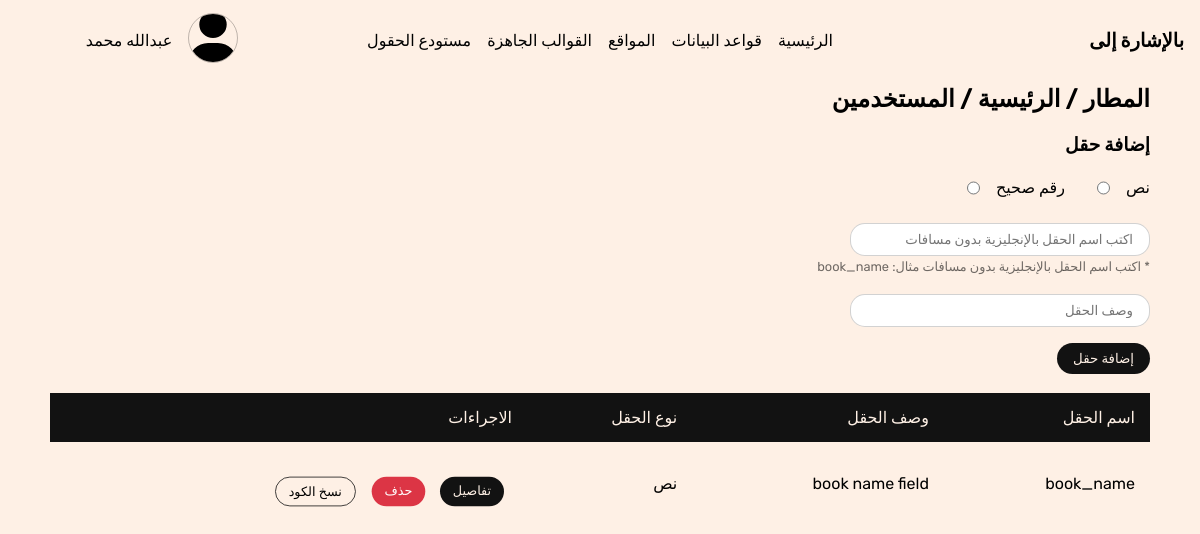
Screenshot of /websites/table-details/12/ with the database file from the repository.
### website/models.py (models this page shows, shortened)
class DbTable(models.Model):
    db = models.ForeignKey(Database, related_name='tables', on_delete=models.CASCADE, verbose_name="قاعدة البيانات")
    name = models.CharField(max_length=250, verbose_name="الاسم")
    def __str__(self):
        return self.name
    class Meta:
        verbose_name = 'جدول'
        verbose_name_plural = 'جداول قواعد البيانات'

class Database(models.Model):
    website = models.ForeignKey(Website, related_name='databases', on_delete=models.CASCADE)
    name = models.CharField(max_length=200, verbose_name="اسم قاعدة البيانات")
    db_type = models.ForeignKey(DBType, on_delete=models.CASCADE)
    class Meta:
        verbose_name = 'قاعدة بيانات'
        verbose_name_plural = 'قواعد البيانات'

class Website(models.Model):
    name = models.CharField(max_length=255, verbose_name="اسم الموقع")
    description = models.TextField(verbose_name="الوصف", blank=True, null=True)
    tool = models.ForeignKey(Tool, on_delete=models.SET_NULL, blank=True, null=True, verbose_name="اللغة / إطار العمل")
    date_created = models.DateTimeField(null=True, blank=True, verbose_name="تاريخ الإنشاء", auto_now_add=True)
    class Meta:
        verbose_name = 'موقع'
        verbose_name_plural = "المواقع"

class TableField(models.Model):
    db_table = models.ForeignKey(DbTable, related_name='fields', on_delete=models.CASCADE, verbose_name="الجدول")
    name = models.CharField(max_length=200, verbose_name="اسم الحقل")
    data_type = models.ForeignKey(DbFieldType,on_delete=models.SET_NULL, blank=True, null=True)
    description = models.TextField(verbose_name="وضصف الحقل", blank=True, null=True)
    class Meta:
        verbose_name = 'حقل'
        verbose_name_plural = 'حقول الجداول'

### base/models.py (models this page shows)
class DbFieldType(models.Model):
    db_type = models.ForeignKey(DBType, on_delete=models.CASCADE, related_name='fields_types')
    name = models.CharField(max_length=250, verbose_name="اسم نوع البيانات")
    display_name = models.CharField(verbose_name="الاسم الظاهر", max_length=200)
    cmd = models.TextField()
    def __str__(self):
        return self.name

### website/views.py (the view)
# urls.py: path('table-details/<int:table_id>/', table_details, name='table-details'),
def table_details(request, table_id):
    table = DbTable.objects.get(id=table_id)
    fields_types = table.db.db_type.fields_types.all()
    print(fields_types)
    context = {
        'table': table,
        'fields_types': fields_types,
    }
    return render(request, 'table-details.html', context)

### templates/table-details.html (shortened to what this page needs)
{% extends 'base.html' %}
{% load static %}
{% block stylesheets %}
    <link rel="stylesheet" href="{% static '/css/table-details.css' %}">
{% endblock stylesheets %}
{% block content %}
    <section>
            <div class="container">
                <div class="section__heading">
                    <h1 class="section__heading__title">
                        <a href="{% url 'website:website-details' table.db.website.id %}">{{table.db.website.name}}</a>
                        /
                        <a href="{% url 'website:db-details' table.db.id %}">{{table.db.name}}</a>
                        /
                        {{table.name}}
                    </h1>
                </div>
                <div class="section__content add-field">
                    <h3>إضافة حقل</h3>
                    <div class="fields__types" style="display: flex; gap:2rem; flex-wrap: wrap;">
                        {% for field_type in fields_types %}
                            <div class="field_type" style="gap: 1rem;">
                                <label class="field_type__label">{{field_type.display_name}}</label>
                                <input type="radio" required name="field__type" data-field_type_id="{{field_type.id}}">
                            </div>
                        {% endfor %}
                    </div>
                    <br>
                    <input type="text" placeholder="اكتب اسم الحقل بالإنجليزية بدون مسافات" class="text-input input" id="field__name">
                    <label for="" class="form-text" style="font-size: .8rem; color: #00000090;">
                        * اكتب اسم الحقل بالإنجليزية بدون مسافات مثال: book_name
                    </label>
                    <br>
                    <br>
                    <input type="text" placeholder="وصف الحقل" class="input text-input" id="field__description">
                    <form method="POST" id="add-field-form">
                        <button class="btn btn-solid-dark btn-add-new-field">إضافة حقل</button>
                    </form>
                </div>
                <br>
                <div class="section__content table_fields_table">
                    <table>
                        <thead>
                            <tr>
                                <td>اسم الحقل</td>
                                <td>وصف الحقل</td>
                                <td>نوع الحقل</td>
                                <td>الاجراءات</td>
                            </tr>
                        </thead>
                        <tbody id="all-fields">
                            {% for field in table.fields.all %}
                            <tr>
                                <td class="field_name">{{field.name}}</td>
                                <td>{{field.description}}</td>
                                <td>{{field.data_type.display_name}}</td>
                                <td class="db_field_actions">
                                    <a href="#" class="btn btn-sm btn-solid-dark">تفاصيل</a>
                                    <a href="#" class="btn btn-sm btn-solid-danger">حذف</a>
                                    <a class="btn btn-sm btn-outline btn-copy-cmd" data-cmd="{{field.data_type.cmd}}" onclick="copyCmd(this)">نسخ الكود</a>
                                </td>
                            </tr>
                            {% endfor %}
                        </tbody>
                    </table>
                </div>
            </div>
    </section>
{% endblock content %}

### project/static/css/main.css (style rules this page uses)
* { padding: 0; margin:0; box-sizing: border-box; font-family: "Rubik"; }
a { color: #000; text-decoration: none; }
.container { margin: 0 auto; }
body { overflow-x: hidden; background-color: #fef0e5; margin-bottom: 1rem; }
section .section__heading { line-height: 1.6; margin-bottom: 1rem }
.btn { display: block; width: fit-content; padding: .5rem 1rem; border-radius: 2rem; margin-top: 1rem; outline: none; border: none; cursor: pointer; }
.btn-outline { border: 1px solid #121212; }
.btn-solid-danger { background: #dc3545; color: #ffffff; }
.btn-solid-dark { background: #121212; color: #fef0e5; }
.text-input { padding: .5rem 1rem; border-radius: 15px; outline: none; border: 1px solid #12121230; }
input { display: block; }
.btn-sm { transform: scale(0.8); }
@media (min-width: 1200px) { .container { width: 1100px; } }

### project/static/css/table-details.css (style rules this page uses)
.fields__types { line-height: 2; width: 100%; max-width: 100%; margin-top: 1rem; }
.field_type { display: flex; justify-content: space-between; }
.section__content.add-field .text-input { width:300px ; max-width: 100%; }
.table_fields_table { overflow-x: auto; }
.table_fields_table table { width: 100%; border-spacing: 0; }
.table_fields_table table thead { background: #121212; color: #fef0e5; }
.table_fields_table table td { padding: 15px; }
.db_field_actions { display: flex; }

### rows the page displays
DbTable: db.website.name "المطار", db.name "الرئيسية", name "المستخدمين"
DbFieldType: display_name "نص"
DbFieldType: display_name "رقم صحيح"
TableField: name "book_name", description "book name field", data_type.display_name "نص"
